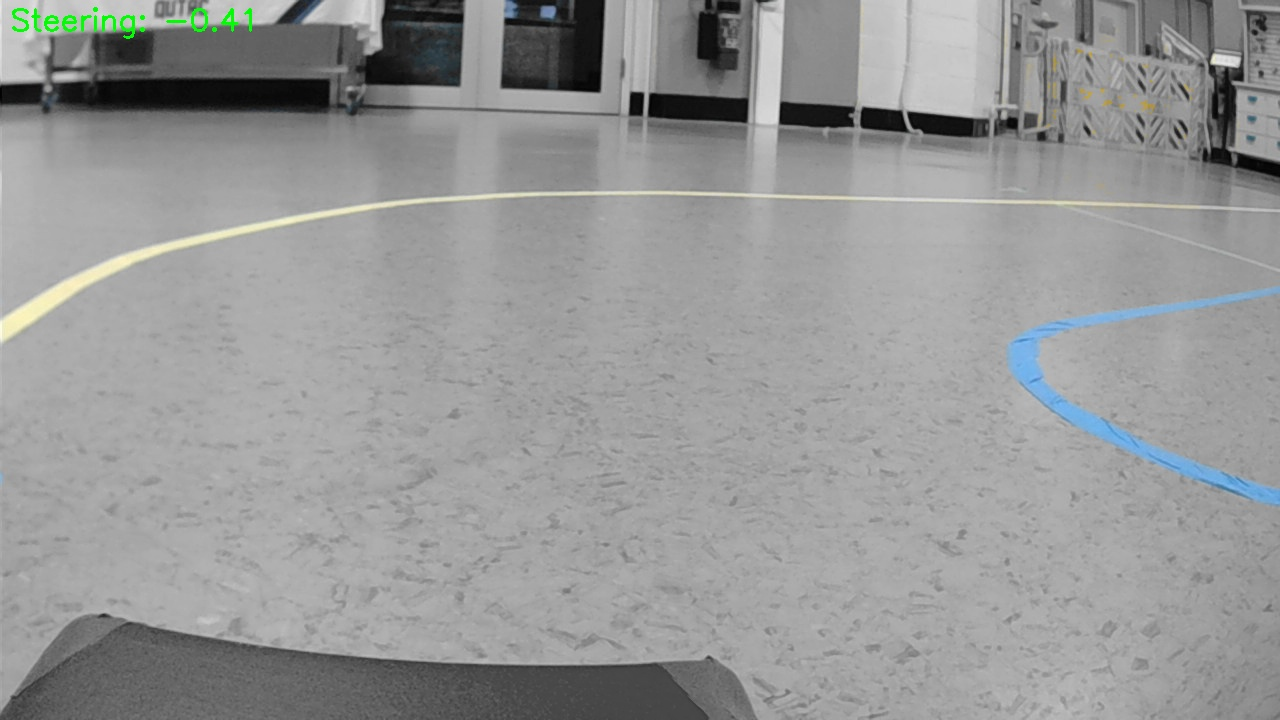
#> input picture img.jpg, 1280 x 720 px
$ python -i tape_detection.py   (imports and definitions only)
#> lines starting #> are read from the running program, lines starting #| are printed output that depends on the picture; after the words box and inside, x2 and y2 are one past the last pixel; in counts of white or black regions, pixels touching at a corner belong together
#> further down, picture is the input picture: shape (720, 1280, 3); mean B, G, R 151, 151.3, 150.4
import cv2
import numpy as np

def detect_tapes(frame):
    # Convert frame to HSV
    hsv = cv2.cvtColor(frame, cv2.COLOR_BGR2HSV)
#> hsv: shape (720, 1280, 3); mean H, S, V 6, 2.6, 151.9

    # Define range for blue color
    blue_lower = np.array([100, 150, 50])
    blue_upper = np.array([140, 255, 255])

    # Define range for yellow color
    yellow_lower = np.array([20, 100, 100])
    yellow_upper = np.array([40, 255, 255])

    # Create masks for blue and yellow tapes
    blue_mask = cv2.inRange(hsv, blue_lower, blue_upper)
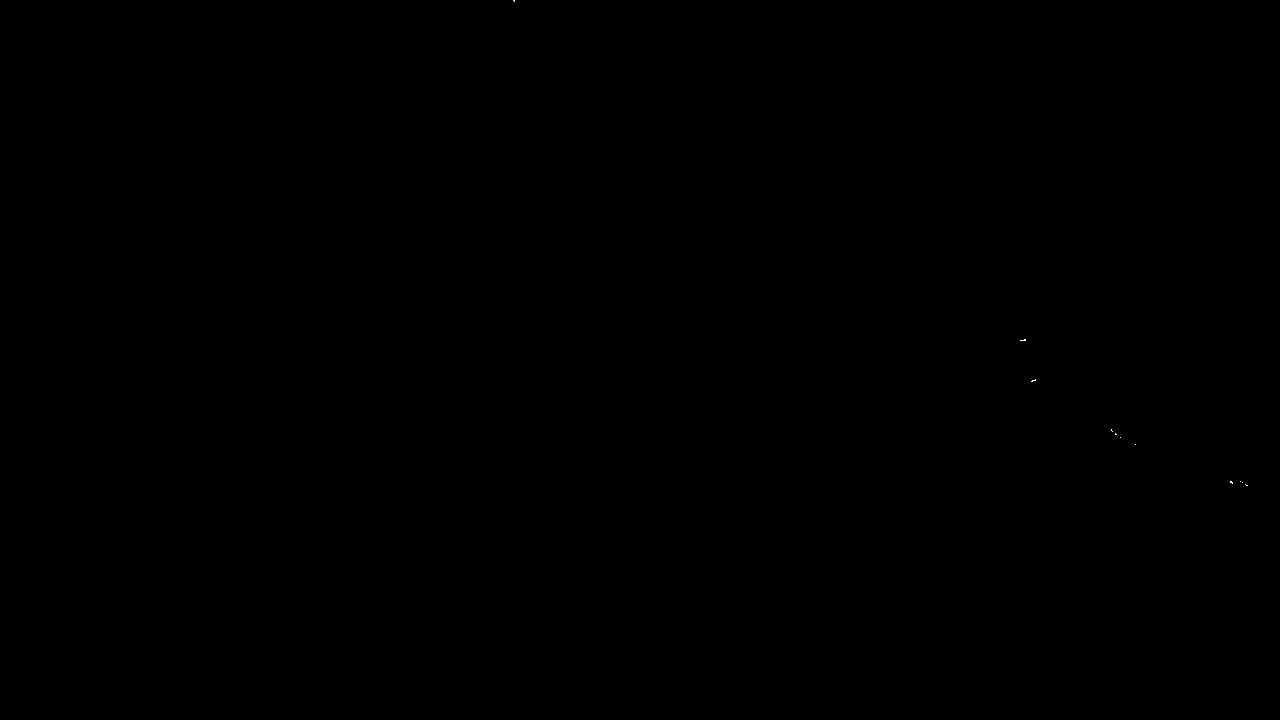
#> blue_mask: shape (720, 1280); 0% white in thin lines or dots, all inside (x1, y1, x2, y2) = (513, 0, 1248, 486)
    yellow_mask = cv2.inRange(hsv, yellow_lower, yellow_upper)
#> yellow_mask: shape (720, 1280); 0.02% white in thin lines or dots, all inside (x1, y1, x2, y2) = (1054, 50, 1188, 118)

    # Find contours for both colors
    blue_contours, _ = cv2.findContours(blue_mask, cv2.RETR_EXTERNAL, cv2.CHAIN_APPROX_SIMPLE)
#> blue_contours = 11 contours, all with area under 20
    yellow_contours, _ = cv2.findContours(yellow_mask, cv2.RETR_EXTERNAL, cv2.CHAIN_APPROX_SIMPLE)
#> yellow_contours = 14 contours, 13 with area under 20; largest, box (x1, y1, x2, y2) and area: (1141, 101, 1154, 109) 40

    return blue_contours, yellow_contours

>>> import cv2
>>> picture = cv2.imread('../img.jpg')
>>> result = detect_tapes(picture)
